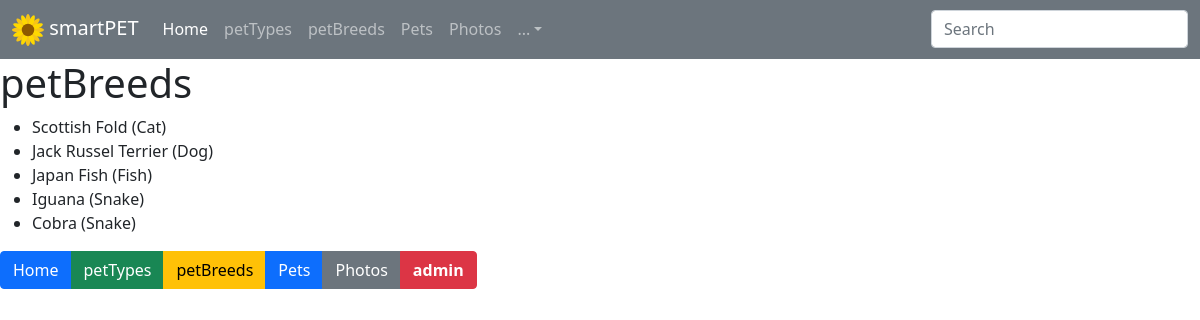
The page /breeds on the database as committed earlier.
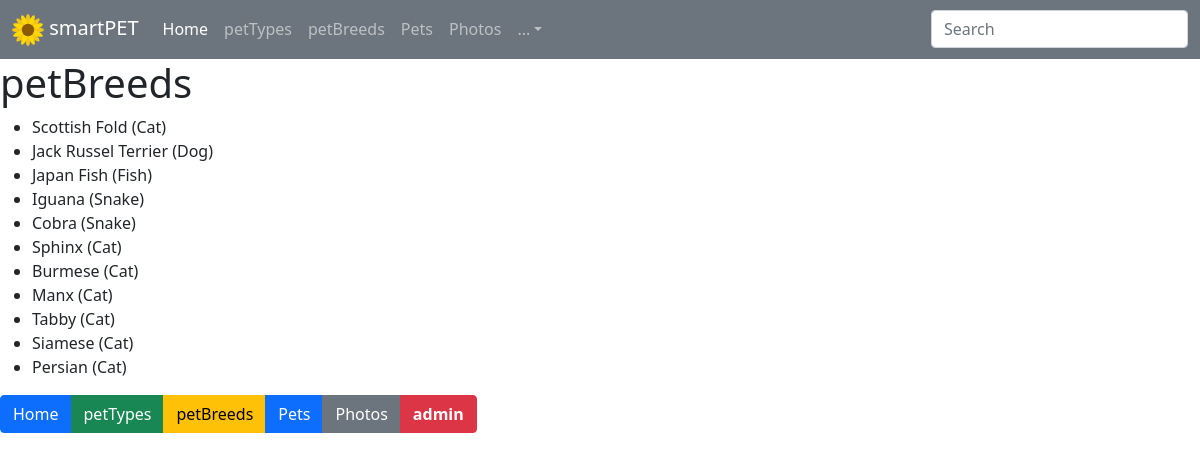
The same page on the database as committed later.
### smartpet/models.py (models this page shows, shortened)
class petBreed(models.Model):  # "Scottish Fold, Jack Russel, Shark" etc.
    name = models.CharField(max_length=256)
    pettype = models.ForeignKey(
        petType, on_delete=models.SET_NULL, null=True)

class petType(models.Model):  # "Cat, Dog, Fish" etc..
    name = models.CharField(max_length=256)
    def __str__(self):
        return self.name

### smartpet/views.py (the view)
# urls.py: path('breeds', views.petBreedsView.as_view(), name="urlBreeds"),
class petBreedsView(View):
    def get(self, request):
        petbreeds = petBreed.objects.all()
        icerik = {'petbreed_view': petbreeds}
        return render(request, 'smartpet/breeds.html', icerik)

### smartpet/templates/smartpet/breeds.html
{% extends "smartpet/main.html" %}
{% block content %}
    <h1>petBreeds</h1>
     <ul>
{% for petbreed_template in petbreed_view %}
<li>
{{petbreed_template.name}} ({{petbreed_template.pettype}})
</li>
{% endfor %}
</ul>
{% endblock %}

Rows that differ between the two databases and show on the page:
added petBreed: name "Sphinx", pettype "Cat"
added petBreed: name "Burmese", pettype "Cat"
added petBreed: name "Manx", pettype "Cat"
added petBreed: name "Tabby", pettype "Cat"
added petBreed: name "Siamese", pettype "Cat"
added petBreed: name "Persian", pettype "Cat"
